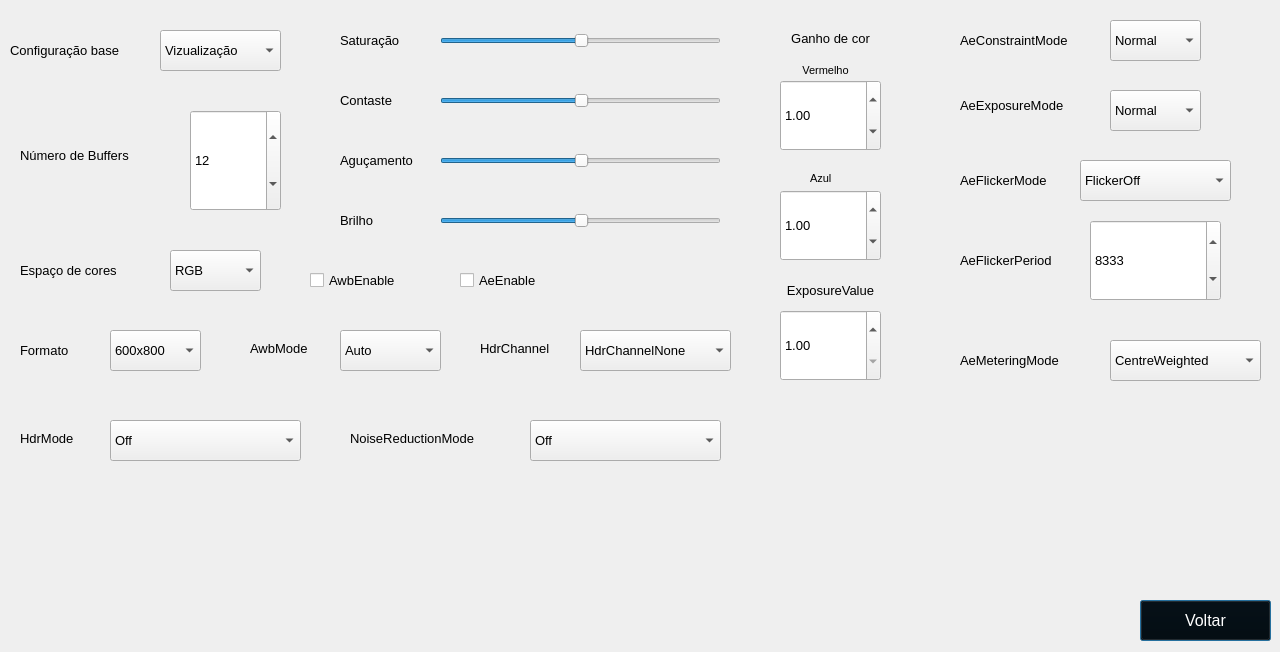
<?xml version="1.0" encoding="UTF-8"?>
<ui version="4.0">
 <class>Dialog</class>
 <widget class="QDialog" name="Dialog">
  <property name="geometry">
   <rect>
    <x>0</x>
    <y>0</y>
    <width>1280</width>
    <height>652</height>
   </rect>
  </property>
  <property name="font">
   <font>
    <pointsize>10</pointsize>
   </font>
  </property>
  <property name="windowTitle">
   <string>Configurações Avançadas</string>
  </property>
  <property name="windowIcon">
   <iconset resource="../icones/icones.qrc">
    <normaloff>:/icones/lion.png</normaloff>:/icones/lion.png</iconset>
  </property>
  <widget class="QPushButton" name="pushButton_main_w">
   <property name="geometry">
    <rect>
     <x>1140</x>
     <y>600</y>
     <width>131</width>
     <height>41</height>
    </rect>
   </property>
   <property name="font">
    <font>
     <pointsize>12</pointsize>
    </font>
   </property>
   <property name="styleSheet">
    <string notr="true">background-color: rgb(0, 0, 0);
color: rgb(255, 255, 255);</string>
   </property>
   <property name="text">
    <string>Voltar</string>
   </property>
  </widget>
  <widget class="QLabel" name="label_config_b">
   <property name="geometry">
    <rect>
     <x>10</x>
     <y>40</y>
     <width>141</width>
     <height>21</height>
    </rect>
   </property>
   <property name="cursor">
    <cursorShape>ArrowCursor</cursorShape>
   </property>
   <property name="text">
    <string>Configuração base</string>
   </property>
  </widget>
  <widget class="QComboBox" name="comboBox_base_config">
   <property name="geometry">
    <rect>
     <x>160</x>
     <y>30</y>
     <width>121</width>
     <height>41</height>
    </rect>
   </property>
   <property name="font">
    <font>
     <pointsize>10</pointsize>
    </font>
   </property>
   <item>
    <property name="text">
     <string>Vizualização</string>
    </property>
   </item>
   <item>
    <property name="text">
     <string>Vídeo</string>
    </property>
   </item>
   <item>
    <property name="text">
     <string>Foto</string>
    </property>
   </item>
  </widget>
  <widget class="QLabel" name="label_n_buffers">
   <property name="geometry">
    <rect>
     <x>20</x>
     <y>140</y>
     <width>141</width>
     <height>31</height>
    </rect>
   </property>
   <property name="text">
    <string>Número de Buffers</string>
   </property>
  </widget>
  <widget class="QSpinBox" name="spinBox_n_buffers">
   <property name="geometry">
    <rect>
     <x>190</x>
     <y>110</y>
     <width>91</width>
     <height>101</height>
    </rect>
   </property>
   <property name="value">
    <number>12</number>
   </property>
  </widget>
  <widget class="QLabel" name="label_espaco_cores">
   <property name="geometry">
    <rect>
     <x>20</x>
     <y>260</y>
     <width>131</width>
     <height>21</height>
    </rect>
   </property>
   <property name="text">
    <string>Espaço de cores</string>
   </property>
  </widget>
  <widget class="QComboBox" name="comboBox_Esp_cores">
   <property name="geometry">
    <rect>
     <x>170</x>
     <y>250</y>
     <width>91</width>
     <height>41</height>
    </rect>
   </property>
   <item>
    <property name="text">
     <string>RGB</string>
    </property>
   </item>
   <item>
    <property name="text">
     <string>YUV</string>
    </property>
   </item>
   <item>
    <property name="text">
     <string>HCV</string>
    </property>
   </item>
  </widget>
  <widget class="QLabel" name="label_foramto">
   <property name="geometry">
    <rect>
     <x>20</x>
     <y>340</y>
     <width>81</width>
     <height>21</height>
    </rect>
   </property>
   <property name="text">
    <string>Formato</string>
   </property>
  </widget>
  <widget class="QComboBox" name="comboBox_formato">
   <property name="geometry">
    <rect>
     <x>110</x>
     <y>330</y>
     <width>91</width>
     <height>41</height>
    </rect>
   </property>
   <item>
    <property name="text">
     <string>600x800</string>
    </property>
   </item>
  </widget>
  <widget class="QLabel" name="label_sat">
   <property name="geometry">
    <rect>
     <x>340</x>
     <y>30</y>
     <width>81</width>
     <height>21</height>
    </rect>
   </property>
   <property name="text">
    <string>Saturação</string>
   </property>
  </widget>
  <widget class="QSlider" name="horizontalSlider_sat">
   <property name="geometry">
    <rect>
     <x>440</x>
     <y>30</y>
     <width>281</width>
     <height>22</height>
    </rect>
   </property>
   <property name="value">
    <number>50</number>
   </property>
   <property name="orientation">
    <enum>Qt::Horizontal</enum>
   </property>
  </widget>
  <widget class="QLabel" name="label_cont">
   <property name="geometry">
    <rect>
     <x>340</x>
     <y>90</y>
     <width>81</width>
     <height>21</height>
    </rect>
   </property>
   <property name="text">
    <string>Contaste</string>
   </property>
  </widget>
  <widget class="QSlider" name="horizontalSlider_contr">
   <property name="geometry">
    <rect>
     <x>440</x>
     <y>90</y>
     <width>281</width>
     <height>22</height>
    </rect>
   </property>
   <property name="value">
    <number>50</number>
   </property>
   <property name="orientation">
    <enum>Qt::Horizontal</enum>
   </property>
  </widget>
  <widget class="QLabel" name="label_aguc">
   <property name="geometry">
    <rect>
     <x>340</x>
     <y>150</y>
     <width>101</width>
     <height>21</height>
    </rect>
   </property>
   <property name="text">
    <string>Aguçamento</string>
   </property>
  </widget>
  <widget class="QSlider" name="horizontalSlider_aguca">
   <property name="geometry">
    <rect>
     <x>440</x>
     <y>150</y>
     <width>281</width>
     <height>22</height>
    </rect>
   </property>
   <property name="value">
    <number>50</number>
   </property>
   <property name="orientation">
    <enum>Qt::Horizontal</enum>
   </property>
  </widget>
  <widget class="QLabel" name="label_brilho">
   <property name="geometry">
    <rect>
     <x>340</x>
     <y>210</y>
     <width>61</width>
     <height>21</height>
    </rect>
   </property>
   <property name="text">
    <string>Brilho</string>
   </property>
  </widget>
  <widget class="QSlider" name="horizontalSlider_brilho">
   <property name="geometry">
    <rect>
     <x>440</x>
     <y>210</y>
     <width>281</width>
     <height>22</height>
    </rect>
   </property>
   <property name="value">
    <number>50</number>
   </property>
   <property name="orientation">
    <enum>Qt::Horizontal</enum>
   </property>
  </widget>
  <widget class="QCheckBox" name="checkBox_AE">
   <property name="geometry">
    <rect>
     <x>460</x>
     <y>270</y>
     <width>101</width>
     <height>20</height>
    </rect>
   </property>
   <property name="text">
    <string>AeEnable</string>
   </property>
  </widget>
  <widget class="QLabel" name="label_AE_contraint_mode">
   <property name="geometry">
    <rect>
     <x>960</x>
     <y>20</y>
     <width>141</width>
     <height>41</height>
    </rect>
   </property>
   <property name="text">
    <string>AeConstraintMode</string>
   </property>
  </widget>
  <widget class="QComboBox" name="comboBox_Ae_constraint">
   <property name="geometry">
    <rect>
     <x>1110</x>
     <y>20</y>
     <width>91</width>
     <height>41</height>
    </rect>
   </property>
   <item>
    <property name="text">
     <string>Normal</string>
    </property>
   </item>
   <item>
    <property name="text">
     <string>Highlight</string>
    </property>
   </item>
   <item>
    <property name="text">
     <string>Shadows</string>
    </property>
   </item>
   <item>
    <property name="text">
     <string>Custom</string>
    </property>
   </item>
  </widget>
  <widget class="QLabel" name="label_AE_exposure">
   <property name="geometry">
    <rect>
     <x>960</x>
     <y>90</y>
     <width>131</width>
     <height>31</height>
    </rect>
   </property>
   <property name="text">
    <string>AeExposureMode</string>
   </property>
  </widget>
  <widget class="QComboBox" name="comboBox_AE_exposure">
   <property name="geometry">
    <rect>
     <x>1110</x>
     <y>90</y>
     <width>91</width>
     <height>41</height>
    </rect>
   </property>
   <item>
    <property name="text">
     <string>Normal</string>
    </property>
   </item>
   <item>
    <property name="text">
     <string>Short</string>
    </property>
   </item>
   <item>
    <property name="text">
     <string>Long</string>
    </property>
   </item>
   <item>
    <property name="text">
     <string>Custom</string>
    </property>
   </item>
  </widget>
  <widget class="QLabel" name="label_AE_fliker_mode">
   <property name="geometry">
    <rect>
     <x>960</x>
     <y>170</y>
     <width>121</width>
     <height>21</height>
    </rect>
   </property>
   <property name="text">
    <string>AeFlickerMode</string>
   </property>
  </widget>
  <widget class="QComboBox" name="comboBox_AE_Fliker_mode">
   <property name="geometry">
    <rect>
     <x>1080</x>
     <y>160</y>
     <width>151</width>
     <height>41</height>
    </rect>
   </property>
   <item>
    <property name="text">
     <string>FlickerOff</string>
    </property>
   </item>
   <item>
    <property name="text">
     <string>FlickerManual</string>
    </property>
   </item>
  </widget>
  <widget class="QLabel" name="label_AE_fliker_period">
   <property name="geometry">
    <rect>
     <x>960</x>
     <y>250</y>
     <width>121</width>
     <height>21</height>
    </rect>
   </property>
   <property name="text">
    <string>AeFlickerPeriod</string>
   </property>
  </widget>
  <widget class="QSpinBox" name="spinBox_AE_fliker_period">
   <property name="geometry">
    <rect>
     <x>1090</x>
     <y>220</y>
     <width>131</width>
     <height>81</height>
    </rect>
   </property>
   <property name="maximum">
    <number>999999999</number>
   </property>
   <property name="value">
    <number>8333</number>
   </property>
  </widget>
  <widget class="QLabel" name="label_AE_metering">
   <property name="geometry">
    <rect>
     <x>960</x>
     <y>350</y>
     <width>131</width>
     <height>20</height>
    </rect>
   </property>
   <property name="text">
    <string>AeMeteringMode</string>
   </property>
  </widget>
  <widget class="QComboBox" name="comboBox_AE_metering">
   <property name="geometry">
    <rect>
     <x>1110</x>
     <y>340</y>
     <width>151</width>
     <height>41</height>
    </rect>
   </property>
   <item>
    <property name="text">
     <string>CentreWeighted</string>
    </property>
   </item>
   <item>
    <property name="text">
     <string>Spot</string>
    </property>
   </item>
   <item>
    <property name="text">
     <string>Matrix</string>
    </property>
   </item>
   <item>
    <property name="text">
     <string>Custom</string>
    </property>
   </item>
  </widget>
  <widget class="QCheckBox" name="checkBox_AWB">
   <property name="geometry">
    <rect>
     <x>310</x>
     <y>270</y>
     <width>111</width>
     <height>20</height>
    </rect>
   </property>
   <property name="text">
    <string>AwbEnable</string>
   </property>
  </widget>
  <widget class="QLabel" name="label_AWB_mode">
   <property name="geometry">
    <rect>
     <x>250</x>
     <y>340</y>
     <width>81</width>
     <height>16</height>
    </rect>
   </property>
   <property name="text">
    <string>AwbMode</string>
   </property>
  </widget>
  <widget class="QComboBox" name="comboBox_AWB_mode">
   <property name="geometry">
    <rect>
     <x>340</x>
     <y>330</y>
     <width>101</width>
     <height>41</height>
    </rect>
   </property>
   <item>
    <property name="text">
     <string>Auto</string>
    </property>
   </item>
   <item>
    <property name="text">
     <string>Tungsten</string>
    </property>
   </item>
   <item>
    <property name="text">
     <string>Fluorescent</string>
    </property>
   </item>
   <item>
    <property name="text">
     <string>Indoor</string>
    </property>
   </item>
   <item>
    <property name="text">
     <string>Daylight</string>
    </property>
   </item>
   <item>
    <property name="text">
     <string>Cloudy</string>
    </property>
   </item>
   <item>
    <property name="text">
     <string>Custom</string>
    </property>
   </item>
  </widget>
  <widget class="QLabel" name="label_ganho_de_cor">
   <property name="geometry">
    <rect>
     <x>780</x>
     <y>30</y>
     <width>101</width>
     <height>16</height>
    </rect>
   </property>
   <property name="text">
    <string>Ganho de cor</string>
   </property>
   <property name="alignment">
    <set>Qt::AlignCenter</set>
   </property>
  </widget>
  <widget class="QDoubleSpinBox" name="doubleSpinBox_vermelh_ganho">
   <property name="geometry">
    <rect>
     <x>780</x>
     <y>80</y>
     <width>101</width>
     <height>71</height>
    </rect>
   </property>
   <property name="value">
    <double>1.000000000000000</double>
   </property>
  </widget>
  <widget class="QDoubleSpinBox" name="doubleSpinBox_azul_gain">
   <property name="geometry">
    <rect>
     <x>780</x>
     <y>190</y>
     <width>101</width>
     <height>71</height>
    </rect>
   </property>
   <property name="value">
    <double>1.000000000000000</double>
   </property>
  </widget>
  <widget class="QLabel" name="label_ver">
   <property name="geometry">
    <rect>
     <x>780</x>
     <y>60</y>
     <width>91</width>
     <height>20</height>
    </rect>
   </property>
   <property name="font">
    <font>
     <pointsize>8</pointsize>
    </font>
   </property>
   <property name="text">
    <string>Vermelho</string>
   </property>
   <property name="alignment">
    <set>Qt::AlignCenter</set>
   </property>
  </widget>
  <widget class="QLabel" name="label_azul">
   <property name="geometry">
    <rect>
     <x>810</x>
     <y>170</y>
     <width>55</width>
     <height>16</height>
    </rect>
   </property>
   <property name="font">
    <font>
     <pointsize>8</pointsize>
    </font>
   </property>
   <property name="text">
    <string>Azul</string>
   </property>
  </widget>
  <widget class="QLabel" name="label_exposure_value">
   <property name="geometry">
    <rect>
     <x>770</x>
     <y>280</y>
     <width>121</width>
     <height>20</height>
    </rect>
   </property>
   <property name="text">
    <string>ExposureValue</string>
   </property>
   <property name="alignment">
    <set>Qt::AlignCenter</set>
   </property>
  </widget>
  <widget class="QDoubleSpinBox" name="doubleSpinBox_exposure_value">
   <property name="geometry">
    <rect>
     <x>780</x>
     <y>310</y>
     <width>101</width>
     <height>71</height>
    </rect>
   </property>
   <property name="minimum">
    <double>1.000000000000000</double>
   </property>
  </widget>
  <widget class="QLabel" name="label_hdr_channel">
   <property name="geometry">
    <rect>
     <x>480</x>
     <y>340</y>
     <width>91</width>
     <height>16</height>
    </rect>
   </property>
   <property name="text">
    <string>HdrChannel</string>
   </property>
  </widget>
  <widget class="QComboBox" name="comboBox_HDR_Channel">
   <property name="geometry">
    <rect>
     <x>580</x>
     <y>330</y>
     <width>151</width>
     <height>41</height>
    </rect>
   </property>
   <item>
    <property name="text">
     <string>HdrChannelNone</string>
    </property>
   </item>
   <item>
    <property name="text">
     <string>HdrChannelShort</string>
    </property>
   </item>
   <item>
    <property name="text">
     <string>HdrChannelMedium</string>
    </property>
   </item>
   <item>
    <property name="text">
     <string>HdrChannelLong </string>
    </property>
   </item>
  </widget>
  <widget class="QLabel" name="label_hdr_mode">
   <property name="geometry">
    <rect>
     <x>20</x>
     <y>430</y>
     <width>71</width>
     <height>16</height>
    </rect>
   </property>
   <property name="text">
    <string>HdrMode</string>
   </property>
  </widget>
  <widget class="QComboBox" name="comboBox_HDR_MODE">
   <property name="geometry">
    <rect>
     <x>110</x>
     <y>420</y>
     <width>191</width>
     <height>41</height>
    </rect>
   </property>
   <item>
    <property name="text">
     <string>Off </string>
    </property>
   </item>
   <item>
    <property name="text">
     <string>SingleExposure</string>
    </property>
   </item>
   <item>
    <property name="text">
     <string>MultiExposure</string>
    </property>
   </item>
   <item>
    <property name="text">
     <string>Night</string>
    </property>
   </item>
   <item>
    <property name="text">
     <string>MultiExposureUnmerged</string>
    </property>
   </item>
  </widget>
  <widget class="QLabel" name="label_noise_red">
   <property name="geometry">
    <rect>
     <x>350</x>
     <y>430</y>
     <width>161</width>
     <height>16</height>
    </rect>
   </property>
   <property name="text">
    <string>NoiseReductionMode</string>
   </property>
  </widget>
  <widget class="QComboBox" name="comboBox_Noise_redu_mode">
   <property name="geometry">
    <rect>
     <x>530</x>
     <y>420</y>
     <width>191</width>
     <height>41</height>
    </rect>
   </property>
   <item>
    <property name="text">
     <string>Off </string>
    </property>
   </item>
   <item>
    <property name="text">
     <string>Fast</string>
    </property>
   </item>
   <item>
    <property name="text">
     <string>HighQuality</string>
    </property>
   </item>
  </widget>
 </widget>
 <resources>
  <include location="../icones/icones.qrc"/>
 </resources>
 <connections/>
</ui>
